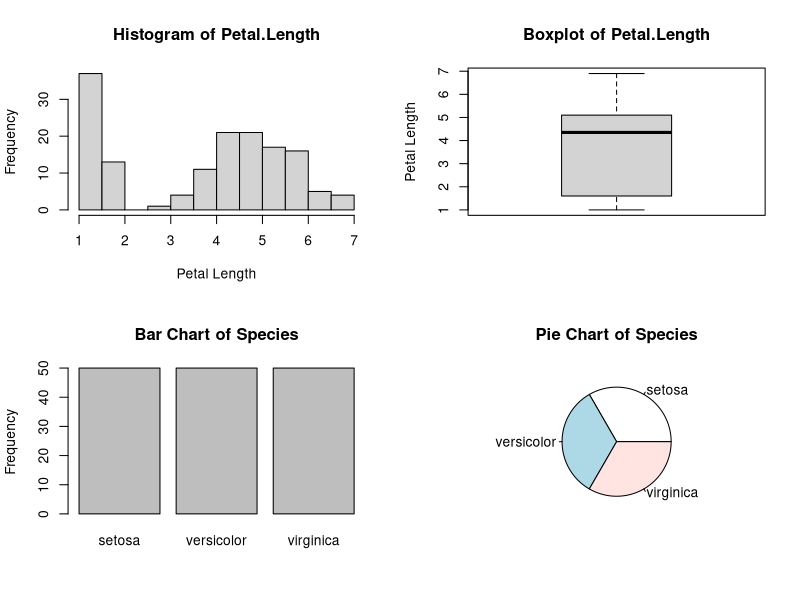
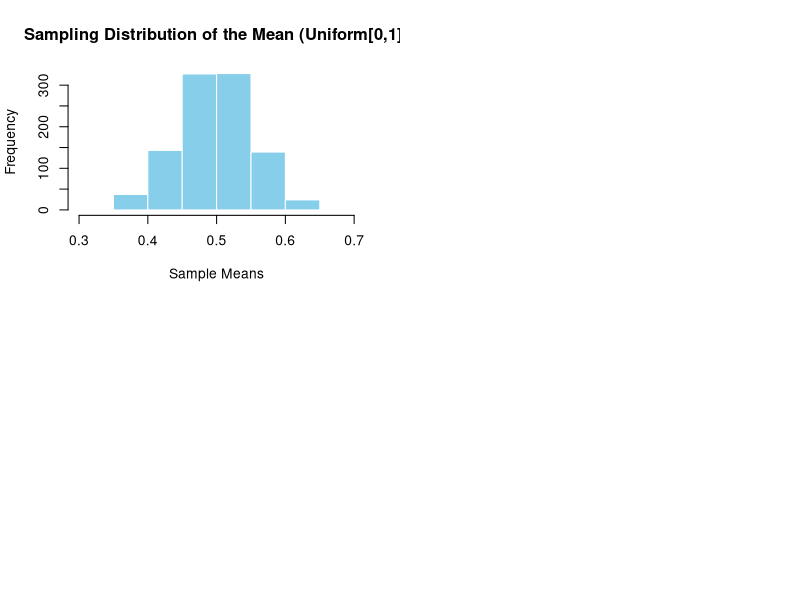

Write the R code that produced these figures, in order.
## ---- chunk 1
knitr::opts_chunk$set(echo = TRUE)
## ---- chunk 2
# Load the "iris" dataset to a variable called iris
data("iris")
# Print dataset
iris
# In the lab, `iris <- read.csv()` will likely be used to load a dataset in place of data()

## ---- chunk 3
# This extracts the data from the `Petal.Length` variable in the `iris` dataset. 
# The result is treated as a vector in R. 
iris$Petal.Length

## ---- chunk 4
vars <- names(iris)
n <- length(iris$Sepal.Length)
mean.SL <- mean(iris$Sepal.Length)
med.SL <- median(iris$Sepal.Length)
summary.PL <- summary(iris$Petal.Length)

## ---- chunk 5
# set the plots to display in a 2 by 2 grid:
par(mfrow = c(2, 2)) # Don't modify this line
# Create a histogram of the `Petal.Length` variable in the `iris` dataset. Recall: `iris$Petal.Length` is the vector of data.
hist1 <- hist(iris$Petal.Length, main = "Histogram of Petal.Length", xlab = "Petal Length")
# Create a boxplot of the `Petal.Length` variable.
boxplot1 <- boxplot(iris$Petal.Length, main = "Boxplot of Petal.Length", ylab = "Petal Length")
# Create a bar plot of the `Species` variable.
barplot1 <- barplot(table(iris$Species), main = "Bar Chart of Species", ylab = "Frequency")
#Create a pie chart of the `Species` variable.
pie1 <- pie(table(iris$Species), main = "Pie Chart of Species")
# Once all four plots are ready, run the code chunk. You will be able to flip through the different plots by clicking on their specific icons below.

## ---- chunk 6
sample1 <- runif(30, min = 0, max = 1)
samples <- replicate(1000, runif(30, min = 0, max = 1))
sample_means <- colMeans(samples)
hist2 <- hist(sample_means, 
              main = "Sampling Distribution of the Mean (Uniform[0,1])",
              xlab = "Sample Means",
              col = "skyblue", 
              border = "white")

